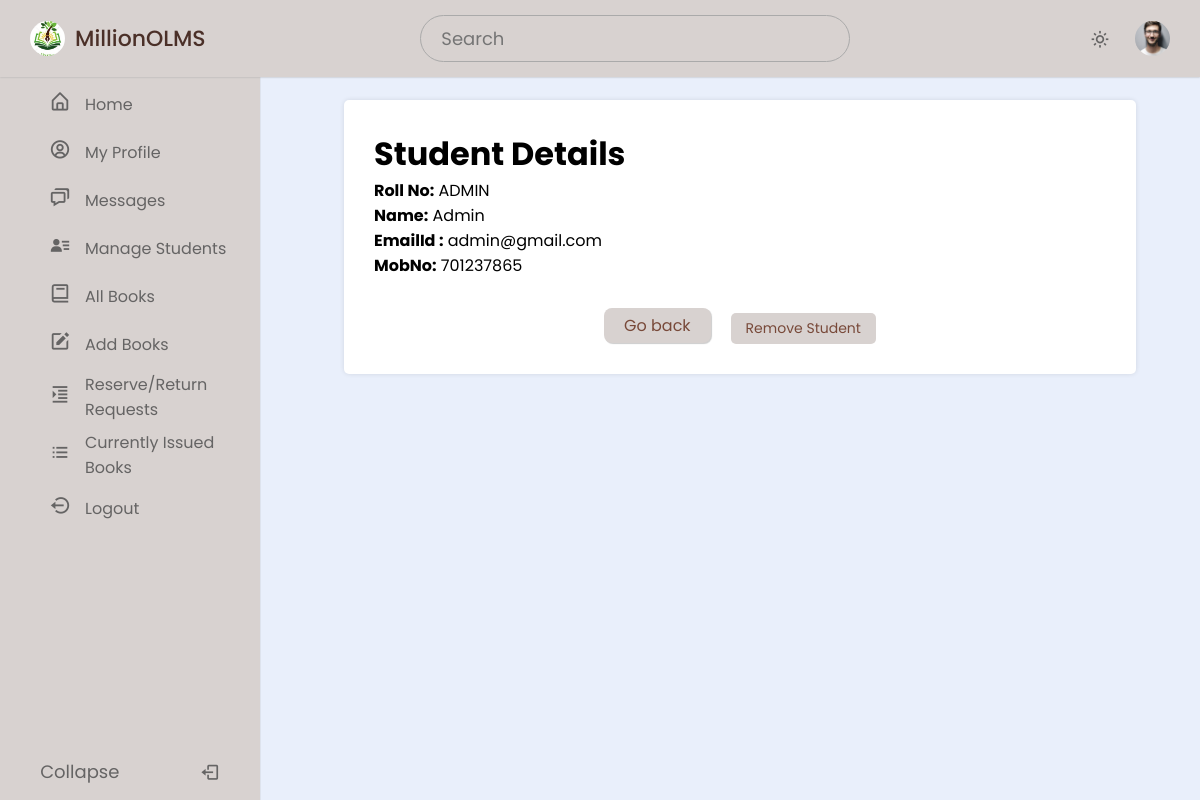
/admin/stu_details.php?RollNo=ADMIN, run on the app's committed database.
### tables this page shows
CREATE TABLE `user` (
  `RollNo` varchar(50) NOT NULL,
  `Name` varchar(250) DEFAULT NULL,
  `Type` varchar(20) DEFAULT NULL,
  `Category` varchar(50) DEFAULT NULL,
  `EmailId` varchar(250) DEFAULT NULL,
  `MobNo` bigint DEFAULT NULL,
  `Password` varchar(250) DEFAULT NULL,
  `ProfilePicture` varchar(255) DEFAULT NULL
);

### admin/stu_details.php (the view, shortened to what this page needs)
<?php
require('dbconn.php');
if (isset($_GET['RollNo'])) {
    $rollNo = $_GET['RollNo'];
    $sql = "SELECT * FROM olms.user WHERE RollNo = ?";
    $stmt = $conn->prepare($sql);
    $stmt->bind_param("s", $rollNo);
    $stmt->execute();
    $result = $stmt->get_result();
    if ($result->num_rows > 0) {
        $rollno = $_SESSION['RollNo'];
        $userQuery = "SELECT * FROM olms.user WHERE RollNo=?";
        $userStmt = $conn->prepare($userQuery);
        $userStmt->bind_param("s", $rollno);
        $userStmt->execute();
        $userResult = $userStmt->get_result();
        if ($userResult && $userResult->num_rows > 0) {
            $userRow = $userResult->fetch_assoc();
            $ProfilePicture = !empty($userRow['ProfilePicture']) ? $userRow['ProfilePicture'] : 'images/profile.jpg';
        } else {
            $ProfilePicture = 'images/profile.jpg';
        }
        ?>
        <!DOCTYPE html>
        <html lang="en">
        <head>
            <link href="https://unpkg.com/boxicons@latest/css/boxicons.min.css" rel="stylesheet" />
            <link rel="stylesheet" href="style.css" />
        </head>
        <body>
            <nav class="navbar">
                <div class="logo_item">
                    <img src="images/logo.jpg" alt="">MillionOLMS
                </div>
                <div class="search_bar">
                    <input type="text" placeholder="Search" />
                </div>
                <div class="navbar_content">
                    <i class='bx bx-sun' id="darkLight"></i>
                    <img src="<?php echo ($ProfilePicture); ?>" alt="Profile Picture" class="profile" />
                </div>
            </nav>
            <nav class="sidebar">
                <div class="menu_content">
                    <ul class="menu_items">
                        <li class="item">
                            <a href="home.php" class="nav_link submenu_item">
                                <span class="navlink_icon">
                                    <i class="bx bx-home-alt"></i>
                                </span>
                                <span class="navlink">Home</span>
                            </a>
                        </li>
                        <li class="item">
                            <a href="profile.php" class="nav_link submenu_item">
                                <span class="navlink_icon">
                                    <i class='bx bx-user-circle'></i>
                                </span>
                                <span class="navlink">My Profile</span>
                            </a>
                        </li>
                        <li class="item">
                            <a href="message.php" class="nav_link submenu_item">
                                <span class="navlink_icon">
                                    <i class='bx bx-chat'></i>
                                </span>
                                <span class="navlink">Messages</span>
                            </a>
                        </li>
                        <li class="item">
                            <a href="admin_manageStud.php" class="nav_link submenu_item">
                                <span class="navlink_icon">
                                    <i class='bx bxs-user-detail'></i>
                                </span>
                                <span class="navlink">Manage Students</span>
                            </a>
                        </li>
                        <li class="item">
                            <a href="admin_allBooks.php" class="nav_link submenu_item">
                                <span class="navlink_icon">
                                    <i class='bx bx-book'></i>
                                </span>
                                <span class="navlink">All Books</span>
                            </a>
                        </li>
                        <li class="item">
                            <a href="addBook.php" class="nav_link submenu_item">
                                <span class="navlink_icon">
                                    <i class='bx bxs-edit'></i>
                                </span>
                                <span class="navlink">Add Books</span>
                            </a>
                        </li>
                        <li class="item">
                            <a href="requests.php" class="nav_link submenu_item">
                                <span class="navlink_icon">
                                    <i class='bx bx-right-indent'></i>
                                </span>
                                <span class="navlink">Reserve/Return<br>Requests</span>
                            </a>
                        </li>
                        <li class="item">
                            <a href="currently_issued.php" class="nav_link submenu_item">
                                <span class="navlink_icon">
                                    <i class='bx bx-list-ul'></i>
                                </span>
                                <span class="navlink">Currently Issued<br>Books</span>
                            </a>
                        </li>
                        <li class="item">
                            <a href="logout.php" class="nav_link submenu_item">
                                <span class="navlink_icon">
                                    <i class='bx bx-log-out-circle'></i>
                                </span>
                                <span class="navlink">Logout</span>
                            </a>
                        </li>
                    </ul>
                    <div class="bottom_content">
                        <div class="bottom expand_sidebar">
                            <span> Expand</span>
                        </div>
                        <div class="bottom collapse_sidebar">
                            <span> Collapse</span>
                            <i class='bx bx-log-out'></i>
                        </div>
                    </div>
                </div>
            </nav>
            <main class="main-content">
                <div class="content">
                    <div class="book-details">
                        <h1>Student Details</h1>
                        <?php
                        $x = $_GET['RollNo'];
                        $sql = "SELECT * FROM olms.user WHERE RollNo = ?";
                        $stmt = $conn->prepare($sql);
                        $stmt->bind_param("s", $x);
                        $stmt->execute();
                        $result = $stmt->get_result();
                        if ($result->num_rows > 0) {
                            $row = $result->fetch_assoc();
                            $rollNo = $row['RollNo'];
                            $name = $row['Name'];
                            $emailId = $row['EmailId'];
                            $mobNo = $row['MobNo'];
                            echo "<p><strong>Roll No:</strong> $rollNo</p>";
                            echo "<p><strong>Name:</strong> $name</p>";
                            echo "<p><strong>EmailId :</strong> $emailId</p>";
                            echo "<p><strong>MobNo:</strong> $mobNo</p>";
                        }
                        ?>
                        <div class="button-container">
                            <a href="admin_manageStud.php" class="btn-link">
                                <button class="go-back-btn">Go back</button>
                                <a href="javascript:void(0);" class="table_btn"
                                    onclick="confirmDelete('<?php echo $rollNo; ?>')">Remove Student</a>
                            </a>
                        </div>
                    </div>
                </div>
            </main>
        </body>
        </html>
        <?php
    } else {
        echo "Student not found.";
    }
} else {
    echo "No RollNo provided.";
}

### admin/style.css (style rules this page uses)
* { margin: 0; padding: 0; box-sizing: border-box; font-family: "Poppins", sans-serif; }
:root { --light-brown-color: #D8D2D0; --dark-brown-color: #4b3028; --grey-color: #656464; --light-grey-color: #aaa; }
body { background-color: #E9EFFB; transition: all 0.5s ease; }
.navbar { position: fixed; top: 0; width: 100%; left: 0; background-color: var(--light-brown-color); display: flex; align-items: center; justify-content: space-between; padding: 15px 30px; z-index: 1000; box-shadow: 0 0 2px var(--light-grey-color); }
.logo_item { display: flex; align-items: center; column-gap: 10px; font-size: 22px; font-weight: 500; color: var(--dark-brown-color); }
.navbar img { width: 35px; height: 35px; object-fit: cover; border-radius: 50%; }
.search_bar { height: 47px; max-width: 430px; width: 100%; }
.search_bar input { height: 100%; width: 100%; border-radius: 25px; font-size: 18px; outline: none; background-color: var(--light-brown-color); color: var(--grey-color); border: 1px solid var(--light-grey-color); padding: 0 20px; }
.navbar_content { display: flex; align-items: center; column-gap: 25px; }
.navbar_content i { cursor: pointer; font-size: 20px; color: var(--grey-color); }
.sidebar { background-color: var(--light-brown-color); width: 260px; position: fixed; top: 0; left: 0; height: 100%; padding: 80px 20px; z-index: 100; overflow-y: scroll; box-shadow: 0 0 1px var(--light-grey-color); transition: all 0.5s ease; }
.menu_content { position: relative; }
.menu_items { padding: 0; list-style: none; }
.navlink_icon { position: relative; font-size: 22px; min-width: 50px; line-height: 40px; display: inline-block; text-align: center; border-radius: 6px; }
.navlink_icon::before { content: ""; position: absolute; height: 100%; width: calc(100% + 100px); left: -20px; }
.sidebar .nav_link { display: flex; align-items: center; width: 100%; padding: 4px 15px; border-radius: 8px; text-decoration: none; color: var(--grey-color); white-space: nowrap; }
.submenu_item { cursor: pointer; }
.bottom_content { position: fixed; bottom: 60px; left: 0; width: 260px; cursor: pointer; transition: all 0.5s ease; }
.bottom { position: absolute; display: flex; align-items: center; left: 0; justify-content: space-around; padding: 18px 0; text-align: center; width: 100%; color: var(--grey-color); border-top: 1px solid var(--grey-color-light); background-color: var(--light-brown-color); }
.bottom i { font-size: 20px; }
.bottom span { font-size: 18px; }
input { padding: 8px; font-size: 14px; border: 1px solid #ccc; border-radius: 4px; }
.main-content { grid-area: main; padding: 20px; margin: 80px 0 0 280px; }
.table_btn { display: inline-block; padding: 5px 15px; font-size: 14px; color: #784939; background-color: #d8d2d0; border: none; border-radius: 5px; text-decoration: none; transition: background-color 0.3s; margin-top: 5px; }
.button-container { display: flex; justify-content: center; gap: 20px; margin-top: 30px; }
.content { flex: 1; padding: 30px; background: #fff; box-shadow: 0px 0px 5px rgba(0, 0, 0, 0.1); width: 90%; max-width: 800px; border-radius: 5px; margin: 0 auto; }
.go-back-btn { padding: 5px 20px; font-size: 16px; color: #784939; background-color: #d8d2d0; border-radius: 8px; text-align: center; cursor: pointer; text-decoration: none; transition: background-color 0.3s; border: none; box-shadow: 1px 1px 1px rgba(0, 0, 0, 0.2); }

### data on the page
user: RollNo "ADMIN", Name "Admin", EmailId "admin@gmail.com", MobNo "701237865"
